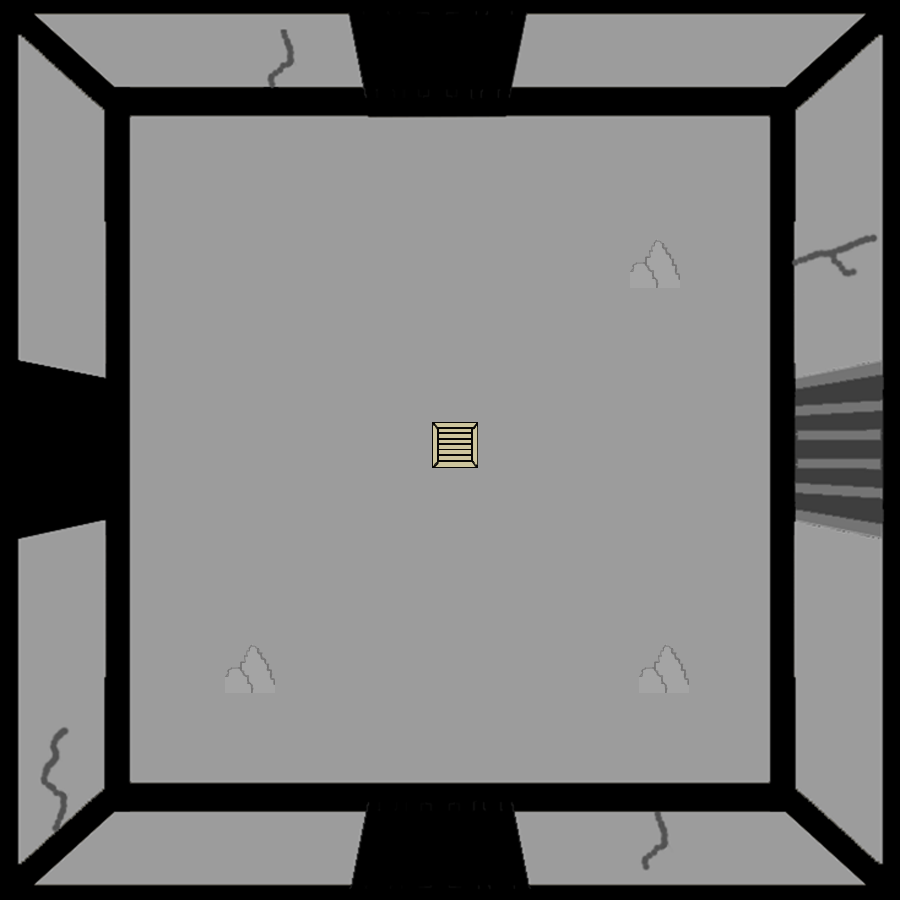

A 2D game scene composited from a Tiled map and its tileset images. What follows is a short description and the map's XML, with each tile layer's data collapsed to a summary:
An orthogonal 100x100 tile map with 9x9 px tiles, 2 tile layers (SALA, CAJAS Y ROCAS), 3 tilesets.

<map version="1.2" tiledversion="1.3.3" orientation="orthogonal" renderorder="right-down" width="100" height="100" tilewidth="9" tileheight="9" infinite="0" nextlayerid="3" nextobjectid="1">
 <tileset firstgid="1" source="PRISION9.tsx" />
 <tileset firstgid="10001" source="CAJA.tsx" />
 <tileset firstgid="10026" source="ROCAS.tsx" />
 <layer id="1" name="SALA" width="100" height="100">
  <data>[10000 cells, 10000 non-empty, 10000 distinct tile ids]</data>
 </layer>
 <layer id="2" name="CAJAS Y ROCAS" width="100" height="100">
  <data>[10000 cells, 652 non-empty, 650 distinct tile ids]</data>
 </layer>
</map>
